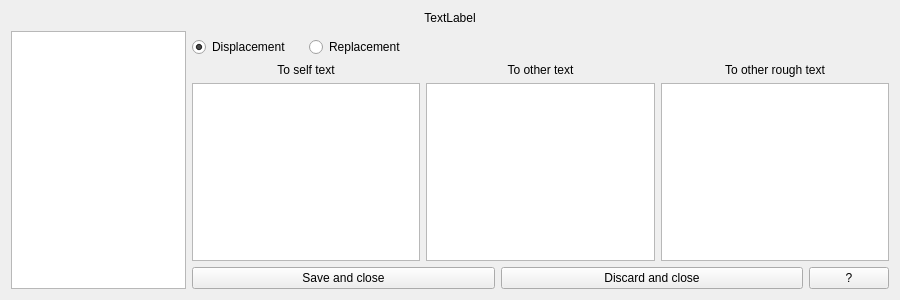
<?xml version="1.0" encoding="UTF-8"?>
<ui version="4.0">
 <class>AdvancedDialogueWidget</class>
 <widget class="QWidget" name="AdvancedDialogueWidget">
  <property name="geometry">
   <rect>
    <x>0</x>
    <y>0</y>
    <width>900</width>
    <height>300</height>
   </rect>
  </property>
  <property name="sizePolicy">
   <sizepolicy hsizetype="Preferred" vsizetype="Preferred">
    <horstretch>0</horstretch>
    <verstretch>0</verstretch>
   </sizepolicy>
  </property>
  <property name="windowTitle">
   <string>Form</string>
  </property>
  <layout class="QGridLayout" name="gridLayout">
   <item row="2" column="1">
    <layout class="QGridLayout" name="gridLayout_2">
     <item row="1" column="1">
      <widget class="QLabel" name="other_label">
       <property name="text">
        <string>To other text</string>
       </property>
       <property name="alignment">
        <set>Qt::AlignCenter</set>
       </property>
      </widget>
     </item>
     <item row="0" column="0">
      <layout class="QHBoxLayout" name="horizontalLayout">
       <item>
        <widget class="QRadioButton" name="displacementButton">
         <property name="toolTip">
          <string>&lt;html&gt;&lt;head/&gt;&lt;body&gt;&lt;p&gt;Is the item being removed or displaced in this matter?&lt;/p&gt;&lt;/body&gt;&lt;/html&gt;</string>
         </property>
         <property name="whatsThis">
          <string>&lt;html&gt;&lt;head/&gt;&lt;body&gt;&lt;p&gt;Click this to toggle it on. This will toggle off the other option.&lt;/p&gt;&lt;/body&gt;&lt;/html&gt;</string>
         </property>
         <property name="text">
          <string>Displacement</string>
         </property>
         <property name="checked">
          <bool>true</bool>
         </property>
        </widget>
       </item>
       <item>
        <widget class="QRadioButton" name="replacementButton">
         <property name="toolTip">
          <string>&lt;html&gt;&lt;head/&gt;&lt;body&gt;&lt;p&gt;Is the item being put on or replaced in this matter?&lt;/p&gt;&lt;/body&gt;&lt;/html&gt;</string>
         </property>
         <property name="whatsThis">
          <string>&lt;html&gt;&lt;head/&gt;&lt;body&gt;&lt;p&gt;Click this to toggle it on. This will toggle off the other option.&lt;/p&gt;&lt;/body&gt;&lt;/html&gt;</string>
         </property>
         <property name="text">
          <string>Replacement</string>
         </property>
         <property name="checked">
          <bool>false</bool>
         </property>
        </widget>
       </item>
      </layout>
     </item>
     <item row="1" column="0">
      <widget class="QLabel" name="self_label">
       <property name="text">
        <string>To self text</string>
       </property>
       <property name="alignment">
        <set>Qt::AlignCenter</set>
       </property>
      </widget>
     </item>
     <item row="2" column="1">
      <widget class="QPlainTextEdit" name="otherTextEdit">
       <property name="toolTip">
        <string>&lt;html&gt;&lt;head/&gt;&lt;body&gt;&lt;p&gt;What to 'say' when the clothing is managed by somebody other than the wearer.&lt;/p&gt;&lt;/body&gt;&lt;/html&gt;</string>
       </property>
      </widget>
     </item>
     <item row="1" column="2">
      <widget class="QLabel" name="other_rough_label">
       <property name="text">
        <string>To other rough text</string>
       </property>
       <property name="alignment">
        <set>Qt::AlignCenter</set>
       </property>
      </widget>
     </item>
     <item row="0" column="1" colspan="2">
      <spacer name="horizontalSpacer">
       <property name="orientation">
        <enum>Qt::Horizontal</enum>
       </property>
       <property name="sizeHint" stdset="0">
        <size>
         <width>40</width>
         <height>20</height>
        </size>
       </property>
      </spacer>
     </item>
     <item row="2" column="2">
      <widget class="QPlainTextEdit" name="roughTextEdit">
       <property name="toolTip">
        <string>&lt;html&gt;&lt;head/&gt;&lt;body&gt;&lt;p&gt;What to 'say' when the clothing is roughly managed by somebody other than the wearer.&lt;/p&gt;&lt;/body&gt;&lt;/html&gt;</string>
       </property>
      </widget>
     </item>
     <item row="2" column="0">
      <widget class="QPlainTextEdit" name="selfTextEdit">
       <property name="toolTip">
        <string>&lt;html&gt;&lt;head/&gt;&lt;body&gt;&lt;p&gt;What to 'say' when the clothing is managed by the wearer.&lt;/p&gt;&lt;/body&gt;&lt;/html&gt;</string>
       </property>
      </widget>
     </item>
     <item row="3" column="0" colspan="3">
      <layout class="QHBoxLayout" name="horizontalLayout_2">
       <item>
        <widget class="QPushButton" name="saveButton">
         <property name="toolTip">
          <string>&lt;html&gt;&lt;head/&gt;&lt;body&gt;&lt;p&gt;Apply changes and return to the main editor.&lt;/p&gt;&lt;/body&gt;&lt;/html&gt;</string>
         </property>
         <property name="whatsThis">
          <string>&lt;html&gt;&lt;head/&gt;&lt;body&gt;&lt;p&gt;Click this to save your edits then close this window and show the previous editor window.&lt;/p&gt;&lt;/body&gt;&lt;/html&gt;</string>
         </property>
         <property name="text">
          <string>Save and close</string>
         </property>
        </widget>
       </item>
       <item>
        <widget class="QPushButton" name="discardButton">
         <property name="toolTip">
          <string>&lt;html&gt;&lt;head/&gt;&lt;body&gt;&lt;p&gt;Discard changes and return to the main editor.&lt;/p&gt;&lt;/body&gt;&lt;/html&gt;</string>
         </property>
         <property name="whatsThis">
          <string>&lt;html&gt;&lt;head/&gt;&lt;body&gt;&lt;p&gt;Click this to close this window and show the previous editor window.&lt;/p&gt;&lt;/body&gt;&lt;/html&gt;</string>
         </property>
         <property name="text">
          <string>Discard and close</string>
         </property>
        </widget>
       </item>
       <item>
        <widget class="QPushButton" name="whatsThisButton">
         <property name="sizePolicy">
          <sizepolicy hsizetype="Fixed" vsizetype="Fixed">
           <horstretch>0</horstretch>
           <verstretch>0</verstretch>
          </sizepolicy>
         </property>
         <property name="toolTip">
          <string>&lt;html&gt;&lt;head/&gt;&lt;body&gt;&lt;p&gt;Enter 'What's This?' mode. Also done by pressing F1 on the keyboard.&lt;/p&gt;&lt;p&gt;'What's This?' mode helps clarify how to use the interface of this tool.&lt;/p&gt;&lt;/body&gt;&lt;/html&gt;</string>
         </property>
         <property name="whatsThis">
          <string>&lt;html&gt;&lt;head/&gt;&lt;body&gt;&lt;p&gt;Click this, then click something else. Magic.&lt;/p&gt;&lt;/body&gt;&lt;/html&gt;</string>
         </property>
         <property name="text">
          <string>?</string>
         </property>
        </widget>
       </item>
      </layout>
     </item>
    </layout>
   </item>
   <item row="1" column="0" rowspan="2">
    <widget class="QListView" name="typeList">
     <property name="sizePolicy">
      <sizepolicy hsizetype="Minimum" vsizetype="Expanding">
       <horstretch>0</horstretch>
       <verstretch>0</verstretch>
      </sizepolicy>
     </property>
     <property name="minimumSize">
      <size>
       <width>175</width>
       <height>200</height>
      </size>
     </property>
     <property name="toolTip">
      <string>&lt;html&gt;&lt;head/&gt;&lt;body&gt;&lt;p&gt;List of currently defined types. Select one of these to edit via the fields on the right.&lt;/p&gt;&lt;/body&gt;&lt;/html&gt;</string>
     </property>
     <property name="whatsThis">
      <string>&lt;html&gt;&lt;head/&gt;&lt;body&gt;&lt;p&gt;Click on an entry in the widget to display that entry data in this editor.&lt;/p&gt;&lt;p&gt;Right click anywhere on widget to show a context menu with the option to create a new entry.&lt;/p&gt;&lt;p&gt;Right click on a specific entry in the widget to show a context menu with the option to remove it.&lt;/p&gt;&lt;/body&gt;&lt;/html&gt;</string>
     </property>
     <property name="resizeMode">
      <enum>QListView::Fixed</enum>
     </property>
    </widget>
   </item>
   <item row="0" column="0" colspan="2">
    <widget class="QLabel" name="slot_display_label">
     <property name="text">
      <string>TextLabel</string>
     </property>
     <property name="alignment">
      <set>Qt::AlignCenter</set>
     </property>
    </widget>
   </item>
  </layout>
 </widget>
 <resources/>
 <connections/>
</ui>
